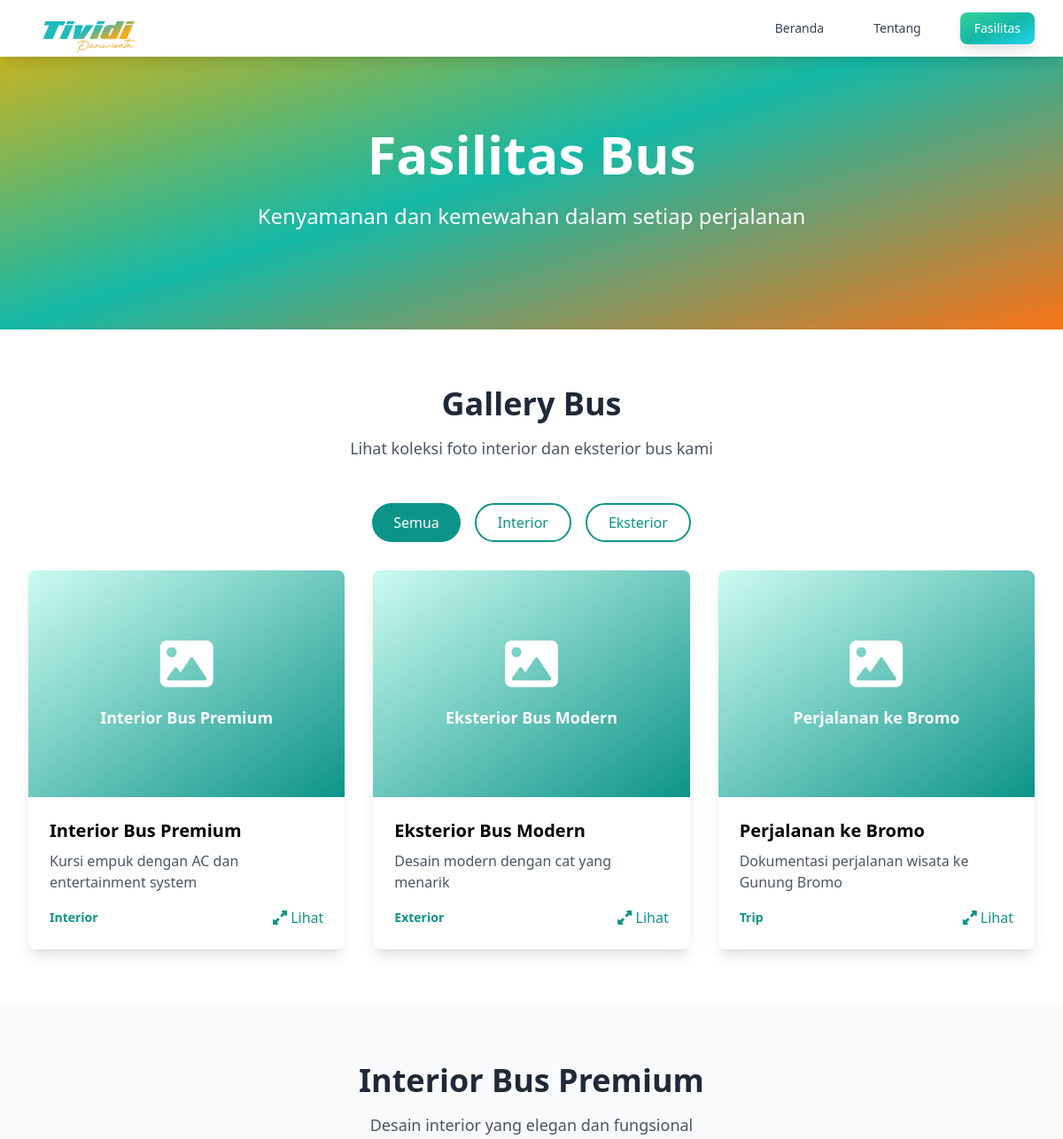
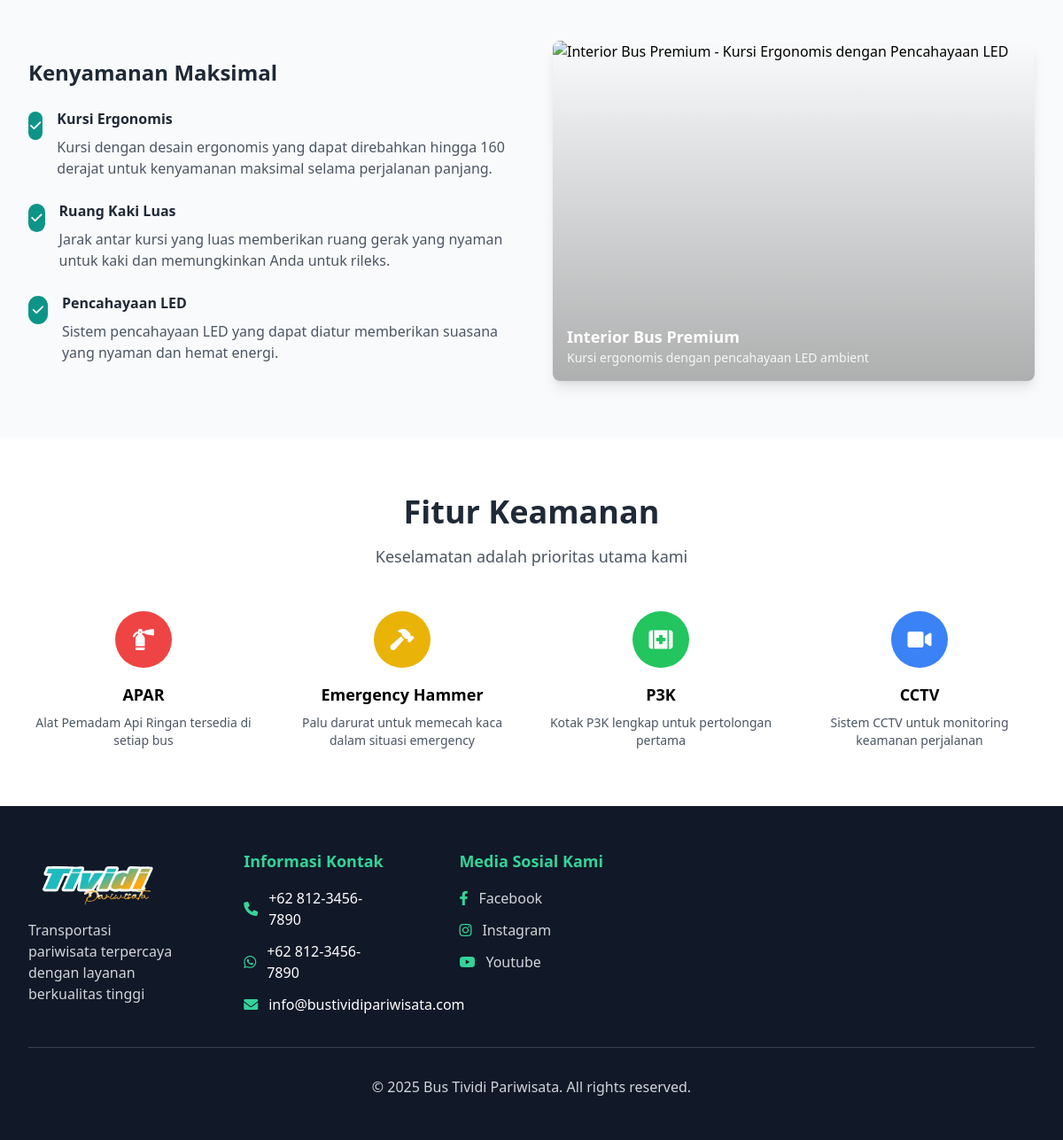
Page /fasilitas.php on the committed database (2 pictures, top to bottom).
### tables this page shows
CREATE TABLE gallery (
    id INT PRIMARY KEY AUTO_INCREMENT,
    title VARCHAR(255),
    image_path VARCHAR(255) NOT NULL,
    category ENUM('interior', 'exterior', 'trip') DEFAULT 'interior',
    description TEXT,
    is_featured BOOLEAN DEFAULT FALSE,
    created_at TIMESTAMP DEFAULT CURRENT_TIMESTAMP,
    updated_at TIMESTAMP DEFAULT CURRENT_TIMESTAMP ON UPDATE CURRENT_TIMESTAMP
);

### fasilitas.php (the view, shortened to what this page needs)
<?php
require_once 'config/database.php';
try {
    $gallery_stmt = $pdo->query("SELECT * FROM gallery ORDER BY category, id ASC");
    $gallery_items = $gallery_stmt->fetchAll(PDO::FETCH_ASSOC);
} catch(PDOException $e) {
    $gallery_items = [];
}
$gallery_items = array_map(function($item) {
    return [
        'id' => $item['id'] ?? 0,
        'title' => $item['title'] ?? 'Untitled',
        'image_url' => $item['image_path'] ?? 'placeholder.jpg',
        'category' => $item['category'] ?? 'general',
        'description' => $item['description'] ?? 'No description available'
    ];
}, $gallery_items);
?>
<!DOCTYPE html>
<html lang="id">
<head>
    <script src="https://cdn.tailwindcss.com"></script>
    <link rel="stylesheet" href="https://cdnjs.cloudflare.com/ajax/libs/font-awesome/6.0.0/css/all.min.css">
</head>
<body class="bg-white">
    <nav class="bg-white shadow-lg fixed w-full z-50">
        <div class="max-w-7xl mx-auto px-4 sm:px-6 lg:px-8">
            <div class="flex justify-between h-16">
                <div class="flex items-center">
                    <div class="flex-shrink-0">
                        <img src="images/logo.png" alt="TIVIDI Bus Pariwisata" class="h-14 w-auto">
                    </div>
                </div>
                <div class="hidden md:flex items-center space-x-8">
                    <a href="index.php" class="text-gray-700 hover:text-emerald-600 px-3 py-2 text-sm font-medium transition-colors hover:bg-emerald-50 rounded-lg">Beranda</a>
                    <a href="tentang.php" class="text-gray-700 hover:text-emerald-600 px-3 py-2 text-sm font-medium transition-colors hover:bg-emerald-50 rounded-lg">Tentang</a>
                    <a href="fasilitas.php" class="bg-gradient-to-br from-emerald-400 via-teal-500 to-cyan-400 text-white px-4 py-2 rounded-lg text-sm font-medium hover:from-emerald-500 hover:via-teal-600 hover:to-cyan-500 transition-all duration-300 shadow-lg transform hover:scale-105 ring-2 ring-white/20">Fasilitas</a>
                </div>
            </div>
        </div>
    </nav>
    <section class="bg-gradient-to-br from-yellow-500 via-turquoise-500 to-orange-500 text-white pt-16">
        <div class="max-w-7xl mx-auto px-4 sm:px-6 lg:px-8 py-20">
            <div class="text-center">
                <h1 class="text-4xl md:text-6xl font-bold mb-6">Fasilitas Bus</h1>
                <p class="text-xl md:text-2xl mb-8">Kenyamanan dan kemewahan dalam setiap perjalanan</p>
            </div>
        </div>
    </section>
    <section class="py-16">
        <div class="max-w-7xl mx-auto px-4 sm:px-6 lg:px-8">
            <div class="text-center mb-12">
                <h2 class="text-3xl md:text-4xl font-bold text-gray-800 mb-4">Gallery Bus</h2>
                <p class="text-lg text-gray-600">Lihat koleksi foto interior dan eksterior bus kami</p>
            </div>
            <div class="flex justify-center space-x-4 mb-8">
                <button class="filter-btn active bg-turquoise-600 text-white px-6 py-2 rounded-full hover:bg-turquoise-700 transition duration-300" data-filter="all">
                    Semua
                </button>
                <button class="filter-btn bg-white text-turquoise-600 border-2 border-turquoise-600 px-6 py-2 rounded-full hover:bg-turquoise-600 hover:text-white transition duration-300" data-filter="interior">
                    Interior
                </button>
                <button class="filter-btn bg-white text-turquoise-600 border-2 border-turquoise-600 px-6 py-2 rounded-full hover:bg-turquoise-600 hover:text-white transition duration-300" data-filter="exterior">
                    Eksterior
                </button>
            </div>
            <div class="grid grid-cols-1 md:grid-cols-2 lg:grid-cols-3 gap-8" id="gallery-grid">
                <?php foreach ($gallery_items as $item): ?>
                    <div class="gallery-item bg-white rounded-lg shadow-lg overflow-hidden hover:shadow-xl transition duration-300 transform hover:-translate-y-2" data-category="<?php echo $item['category']; ?>">
                        <div class="h-64 overflow-hidden cursor-pointer" onclick="openModal(<?php echo htmlspecialchars(json_encode($item['image_url']), ENT_QUOTES); ?>, <?php echo htmlspecialchars(json_encode($item['title']), ENT_QUOTES); ?>, <?php echo htmlspecialchars(json_encode($item['description']), ENT_QUOTES); ?>)">
                            <?php if (!empty($item['image_url']) && file_exists($item['image_url'])): ?>
                                <img src="<?php echo $item['image_url']; ?>" alt="<?php echo $item['title']; ?>" class="w-full h-full object-cover hover:scale-105 transition duration-300">
                            <?php else: ?>
                                <div class="h-full bg-gradient-to-br from-turquoise-100 to-turquoise-600 flex items-center justify-center">
                                    <div class="text-center text-white">
                                        <i class="fas fa-image text-6xl mb-4"></i>
                                        <p class="text-lg font-semibold"><?php echo $item['title']; ?></p>
                                    </div>
                                </div>
                            <?php endif; ?>
                        </div>
                        <div class="p-6">
                            <h3 class="text-xl font-semibold mb-2"><?php echo $item['title']; ?></h3>
                            <p class="text-gray-600 mb-4"><?php echo $item['description']; ?></p>
                            <div class="flex justify-between items-center">
                                <span class="text-sm text-turquoise-600 font-semibold capitalize"><?php echo $item['category']; ?></span>
                                <button class="text-turquoise-600 hover:text-turquoise-700" onclick="openModal(<?php echo htmlspecialchars(json_encode($item['image_url']), ENT_QUOTES); ?>, <?php echo htmlspecialchars(json_encode($item['title']), ENT_QUOTES); ?>, <?php echo htmlspecialchars(json_encode($item['description']), ENT_QUOTES); ?>)">
                                    <i class="fas fa-expand-alt"></i> Lihat
                                </button>
                            </div>
                        </div>
                    </div>
                <?php endforeach; ?>
            </div>
        </div>
    </section>
    <section class="py-16 bg-gray-50">
        <div class="max-w-7xl mx-auto px-4 sm:px-6 lg:px-8">
            <div class="text-center mb-12">
                <h2 class="text-3xl md:text-4xl font-bold text-gray-800 mb-4">Interior Bus Premium</h2>
                <p class="text-lg text-gray-600">Desain interior yang elegan dan fungsional</p>
            </div>
            <div class="grid grid-cols-1 lg:grid-cols-2 gap-12 items-center">
                <div>
                    <h3 class="text-2xl font-bold text-gray-800 mb-6">Kenyamanan Maksimal</h3>
                    <div class="space-y-6">
                        <div class="flex items-start">
                            <div class="bg-turquoise-600 text-white w-8 h-8 rounded-full flex items-center justify-center mr-4 mt-1">
                                <i class="fas fa-check text-sm"></i>
                            </div>
                            <div>
                                <h4 class="font-semibold text-gray-800 mb-2">Kursi Ergonomis</h4>
                                <p class="text-gray-600">Kursi dengan desain ergonomis yang dapat direbahkan hingga 160 derajat untuk kenyamanan maksimal selama perjalanan panjang.</p>
                            </div>
                        </div>
                        <div class="flex items-start">
                            <div class="bg-turquoise-600 text-white w-8 h-8 rounded-full flex items-center justify-center mr-4 mt-1">
                                <i class="fas fa-check text-sm"></i>
                            </div>
                            <div>
                                <h4 class="font-semibold text-gray-800 mb-2">Ruang Kaki Luas</h4>
                                <p class="text-gray-600">Jarak antar kursi yang luas memberikan ruang gerak yang nyaman untuk kaki dan memungkinkan Anda untuk rileks.</p>
                            </div>
                        </div>
                        <div class="flex items-start">
                            <div class="bg-turquoise-600 text-white w-8 h-8 rounded-full flex items-center justify-center mr-4 mt-1">
                                <i class="fas fa-check text-sm"></i>
                            </div>
                            <div>
                                <h4 class="font-semibold text-gray-800 mb-2">Pencahayaan LED</h4>
                                <p class="text-gray-600">Sistem pencahayaan LED yang dapat diatur memberikan suasana yang nyaman dan hemat energi.</p>
                            </div>
                        </div>
                    </div>
                </div>
                <div class="relative rounded-lg overflow-hidden shadow-lg">
                    <img src="images/interior.JPG" alt="Interior Bus Premium - Kursi Ergonomis dengan Pencahayaan LED" class="w-full h-96 object-cover">
                    <div class="absolute inset-0 bg-gradient-to-t from-black/30 to-transparent"></div>
                    <div class="absolute bottom-4 left-4 text-white">
                        <p class="text-lg font-semibold">Interior Bus Premium</p>
                        <p class="text-sm opacity-90">Kursi ergonomis dengan pencahayaan LED ambient</p>
                    </div>
                </div>
            </div>
        </div>
    </section>
    <section class="py-16">
        <div class="max-w-7xl mx-auto px-4 sm:px-6 lg:px-8">
            <div class="text-center mb-12">
                <h2 class="text-3xl md:text-4xl font-bold text-gray-800 mb-4">Fitur Keamanan</h2>
                <p class="text-lg text-gray-600">Keselamatan adalah prioritas utama kami</p>
            </div>
            <div class="grid grid-cols-1 md:grid-cols-2 lg:grid-cols-4 gap-8">
                <div class="text-center">
                    <div class="bg-red-500 text-white w-16 h-16 rounded-full flex items-center justify-center mx-auto mb-4">
                        <i class="fas fa-fire-extinguisher text-2xl"></i>
                    </div>
                    <h3 class="text-lg font-semibold mb-2">APAR</h3>
                    <p class="text-gray-600 text-sm">Alat Pemadam Api Ringan tersedia di setiap bus</p>
                </div>
                <div class="text-center">
                    <div class="bg-yellow-500 text-white w-16 h-16 rounded-full flex items-center justify-center mx-auto mb-4">
                        <i class="fas fa-hammer text-2xl"></i>
                    </div>
                    <h3 class="text-lg font-semibold mb-2">Emergency Hammer</h3>
                    <p class="text-gray-600 text-sm">Palu darurat untuk memecah kaca dalam situasi emergency</p>
                </div>
                <div class="text-center">
                    <div class="bg-green-500 text-white w-16 h-16 rounded-full flex items-center justify-center mx-auto mb-4">
                        <i class="fas fa-first-aid text-2xl"></i>
                    </div>
                    <h3 class="text-lg font-semibold mb-2">P3K</h3>
                    <p class="text-gray-600 text-sm">Kotak P3K lengkap untuk pertolongan pertama</p>
                </div>
                <div class="text-center">
                    <div class="bg-blue-500 text-white w-16 h-16 rounded-full flex items-center justify-center mx-auto mb-4">
                        <i class="fas fa-video text-2xl"></i>
                    </div>
                    <h3 class="text-lg font-semibold mb-2">CCTV</h3>
                    <p class="text-gray-600 text-sm">Sistem CCTV untuk monitoring keamanan perjalanan</p>
                </div>
            </div>
        </div>
    </section>
    <footer class="bg-gray-900 text-white py-12">
        <div class="max-w-7xl mx-auto px-4 sm:px-6 lg:px-8">
            <div class="grid grid-cols-1 md:grid-cols-4 lg:grid-cols-5 gap-20">
                <div>
                    <img src="images/logo.png" alt="TIVIDI Bus Pariwisata" class="h-16 w-auto mb-4">
                    <p class="text-gray-300 mb-4"><?php echo $company['description'] ?? 'Transportasi pariwisata terpercaya dengan layanan berkualitas tinggi'; ?></p>
                </div>
                 <div>
                    <h4 class="text-lg font-semibold mb-4 text-emerald-400">Informasi Kontak</h4>
                    <div class="space-y-3">
                        <div class="flex items-center">
                            <i class="fas fa-phone text-emerald-400 mr-3"></i>
                            <span>+62 812-3456-7890</span>
                        </div>
                        <div class="flex items-center">
                            <i class="fab fa-whatsapp text-emerald-400 mr-3"></i>
                            <span>+62 812-3456-7890</span>
                        </div>
                        <div class="flex items-center">
                            <i class="fas fa-envelope text-emerald-400 mr-3"></i>
                            <span>info@bustividipariwisata.com</span>
                        </div>
                    </div>
                </div>
                <div>
                    <h4 class="text-lg font-semibold mb-4 text-emerald-400">Media Sosial Kami</h4>
                    <div class="space-y-3">
                        <a href="#" class="flex items-center space-x-3 text-gray-300 hover:text-emerald-400 transition-colors">
                            <i class="fab fa-facebook-f text-emerald-400"></i>
                            <span>Facebook</span>
                        </a>
                        <a href="#" class="flex items-center space-x-3 text-gray-300 hover:text-emerald-400 transition-colors">
                            <i class="fab fa-instagram text-emerald-400"></i>
                            <span>Instagram</span>
                        </a>
                        <a href="https://www.youtube.com/@BUSEFISIENSIOFFICIAL" class="flex items-center space-x-3 text-gray-300 hover:text-emerald-400 transition-colors">
                            <i class="fab fa-youtube text-emerald-400"></i>
                            <span>Youtube</span>
                        </a>
                    </div>
                </div>
            </div>
            <div class="border-t border-gray-700 mt-8 pt-8 text-center">
                <p class="text-gray-300">&copy; <?php echo date('Y'); ?> <?php echo $company['company_name'] ?? 'Bus Tividi Pariwisata'; ?>. All rights reserved.</p>
            </div>
        </div>
    </footer>
</body>
</html>

### rows in the picture
gallery: title "Interior Bus Premium", description "Kursi empuk dengan AC dan entertainment system", category "Interior"
gallery: title "Eksterior Bus Modern", description "Desain modern dengan cat yang menarik", category "Exterior"
gallery: title "Perjalanan ke Bromo", description "Dokumentasi perjalanan wisata ke Gunung Bromo", category "Trip"

### other values in the picture
$company['description'] "Transportasi pariwisata terpercaya dengan layanan berkualitas tinggi"
$company['company_name'] "Bus Tividi Pariwisata"
